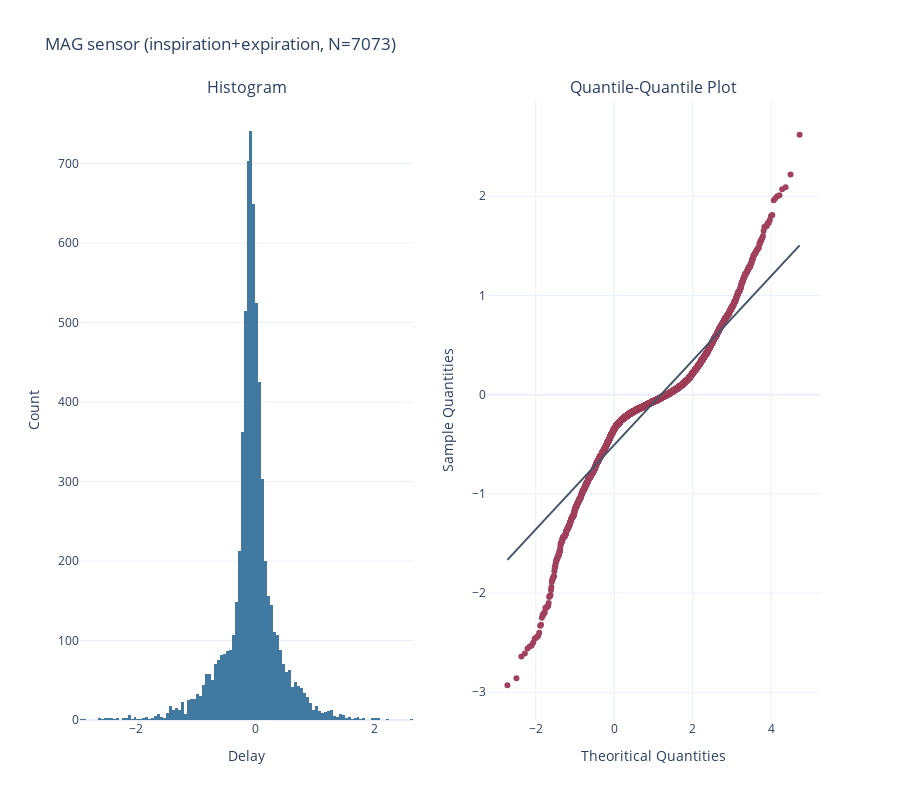
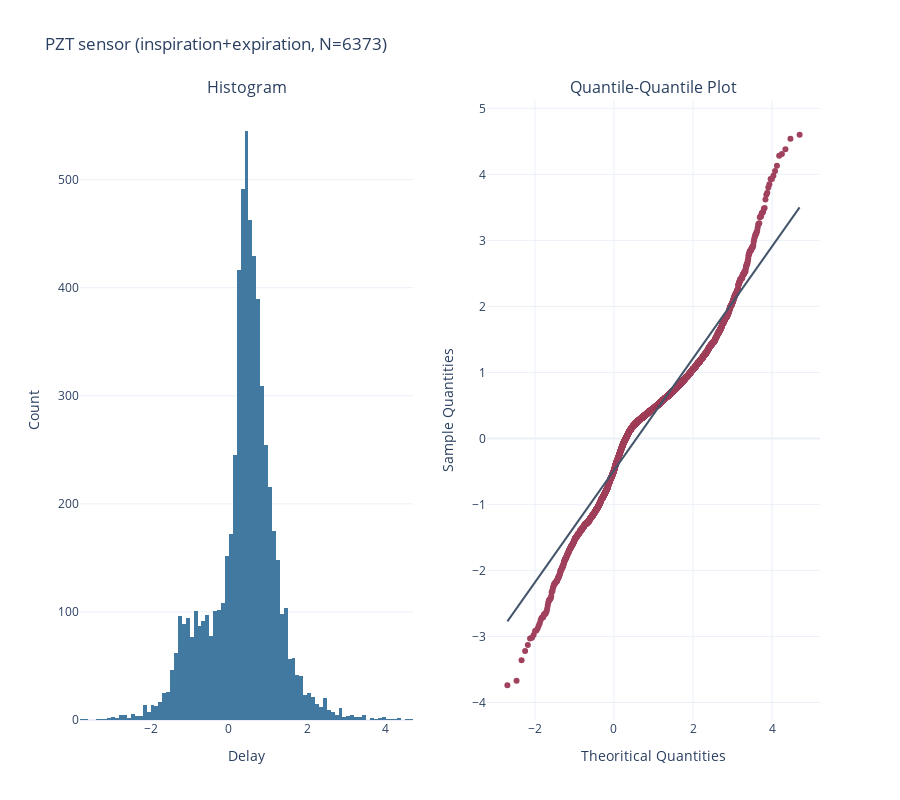

Notebook source saved alongside these figures, in order:
### Code cell
normality_test(delays_i_all_mag + delays_e_all_mag, sensor="MAG", type="inspiration+expiration")
normality_test(delays_i_all_pzt + delays_e_all_pzt, sensor="PZT", type="inspiration+expiration")

### Figure 1 — Plotly figure (JSON) as saved in the notebook; plotly's stock layout.template omitted (floating-point values rounded to 4 significant figures; data arrays with more than 128 entries replaced by an {"elided": "..."} marker saying what was removed)
{"data": [{"marker": {"color": "#4179A0"}, "type": "histogram", "x": {"elided": "7073 float values"}, "xaxis": "x", "yaxis": "y"}, {"marker": {"color": "#A0415D"}, "mode": "markers", "type": "scatter", "x": {"elided": "7073 float values"}, "xaxis": "x2", "y": {"elided": "7073 float values"}, "yaxis": "y2"}, {"line": {"color": "#44546A"}, "mode": "lines", "type": "scatter", "x": [-2.724, 4.724], "xaxis": "x2", "y": [-1.666, 1.505], "yaxis": "y2"}], "layout": {"annotations": [{"font": {"size": 16}, "showarrow": false, "text": "Histogram", "x": 0.225, "xanchor": "center", "xref": "paper", "y": 1, "yanchor": "bottom", "yref": "paper"}, {"font": {"size": 16}, "showarrow": false, "text": "Quantile-Quantile Plot", "x": 0.775, "xanchor": "center", "xref": "paper", "y": 1, "yanchor": "bottom", "yref": "paper"}], "height": 800, "showlegend": false, "title": {"text": "MAG sensor (inspiration+expiration, N=7073)"}, "width": 900, "xaxis": {"anchor": "y", "domain": [0, 0.45], "title": {"text": "Delay"}, "zeroline": false}, "xaxis2": {"anchor": "y2", "domain": [0.55, 1], "title": {"text": "Theoritical Quantities"}, "zeroline": false}, "yaxis": {"anchor": "x", "domain": [0, 1], "title": {"text": "Count"}}, "yaxis2": {"anchor": "x2", "domain": [0, 1], "title": {"text": "Sample Quantities"}}}}

### Figure 2 — Plotly figure (JSON) as saved in the notebook; plotly's stock layout.template omitted (floating-point values rounded to 4 significant figures; data arrays with more than 128 entries replaced by an {"elided": "..."} marker saying what was removed)
{"data": [{"marker": {"color": "#4179A0"}, "type": "histogram", "x": {"elided": "6373 float values"}, "xaxis": "x", "yaxis": "y"}, {"marker": {"color": "#A0415D"}, "mode": "markers", "type": "scatter", "x": {"elided": "6373 float values"}, "xaxis": "x2", "y": {"elided": "6373 float values"}, "yaxis": "y2"}, {"line": {"color": "#44546A"}, "mode": "lines", "type": "scatter", "x": [-2.698, 4.698], "xaxis": "x2", "y": [-2.772, 3.501], "yaxis": "y2"}], "layout": {"annotations": [{"font": {"size": 16}, "showarrow": false, "text": "Histogram", "x": 0.225, "xanchor": "center", "xref": "paper", "y": 1, "yanchor": "bottom", "yref": "paper"}, {"font": {"size": 16}, "showarrow": false, "text": "Quantile-Quantile Plot", "x": 0.775, "xanchor": "center", "xref": "paper", "y": 1, "yanchor": "bottom", "yref": "paper"}], "height": 800, "showlegend": false, "title": {"text": "PZT sensor (inspiration+expiration, N=6373)"}, "width": 900, "xaxis": {"anchor": "y", "domain": [0, 0.45], "title": {"text": "Delay"}, "zeroline": false}, "xaxis2": {"anchor": "y2", "domain": [0.55, 1], "title": {"text": "Theoritical Quantities"}, "zeroline": false}, "yaxis": {"anchor": "x", "domain": [0, 1], "title": {"text": "Count"}}, "yaxis2": {"anchor": "x2", "domain": [0, 1], "title": {"text": "Sample Quantities"}}}}
